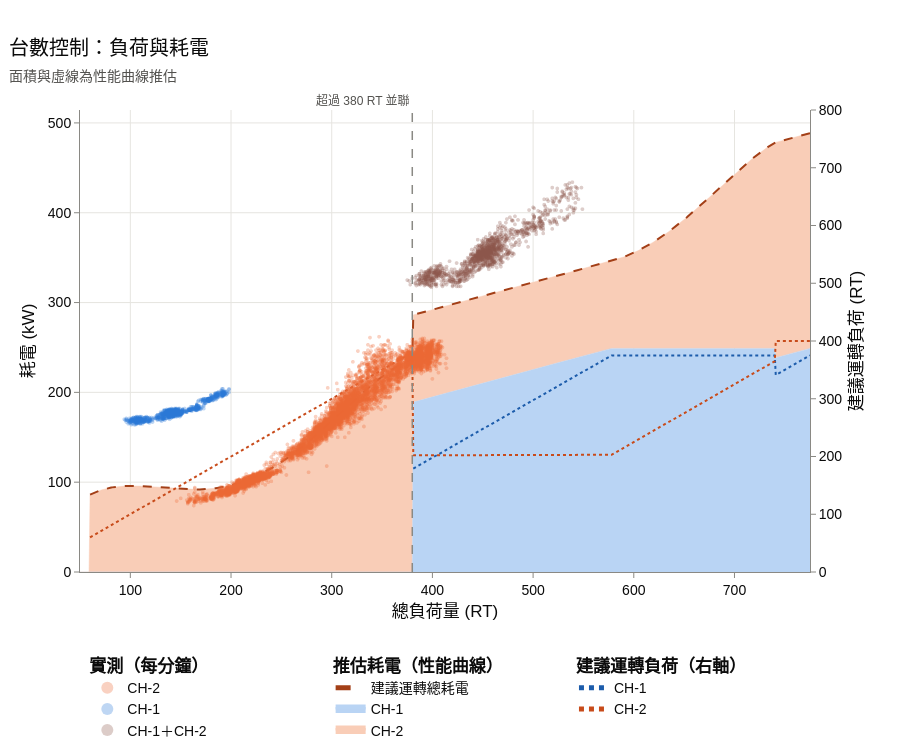

Source (notebook cell):
### Markdown cell above
### 3.2 理論最佳：各負荷最省電開法與耗電

- **理論最佳**：各負荷下取最省電的開法，並聯時用最佳負荷分配（現場做不到，作為對照）
- **實測點**：每分鐘資料（排除開關機過渡）；單機用該機負荷，兩台同時運轉用合計
- **推估耗電**：各負荷下最省電開法的各機耗電（面積堆疊，虛線為總耗電）
- **右軸**：該開法下各機負荷

### Code cell
fig = go.Figure()
# 面積：建議運轉下各機推估耗電（堆疊即總耗電）
for name, color in [("CH-1", "#b9d4f4"), ("CH-2", "#f9cdb7")]:
    estimated_kw = chiller.chiller_kw(curves[name], table[f"{name} RT"])
    part_kw = pd.Series(estimated_kw, index=table.index).fillna(0)
    fig.add_trace(
        go.Scatter(
            x=table.index,
            y=part_kw,
            mode="lines",
            stackgroup="onoff",
            name=name,
            legend="legend2",
            legendrank=2,
            line=dict(width=0.5, color=color),
            fillcolor=color,
            customdata=table[f"{name} RT"],
            hovertemplate=(
                f"{name}：負荷 %{{customdata:.0f}} RT"
                f"，耗電 %{{y:.0f}} kW<extra></extra>"
            ),
        )
    )

# 實測點
for name, (load_rt, power_kw, color) in points.items():
    fig.add_trace(
        go.Scattergl(
            x=load_rt,
            y=power_kw,
            mode="markers",
            name=name,
            legend="legend",
            marker=dict(size=4, color=color, opacity=0.3),
            text=load_rt.index.strftime("%m/%d %H:%M"),
            hovertemplate=(
                "%{text}<br>負荷：%{x:.0f} RT<br>耗電：%{y:.0f} kW<extra></extra>"
            ),
        )
    )

# 建議運轉總耗電（排在該組圖例最上面）
fig.add_trace(
    go.Scatter(
        x=table.index,
        y=table["預估耗電 kW"],
        mode="lines",
        name="建議運轉總耗電",
        legend="legend2",
        legendrank=1,
        line=dict(color="#a33f17", width=2, dash="dash"),
        customdata=table["建議方案"],
        hovertemplate=(
            "總負荷量 %{x:.0f} RT<br>建議運轉：%{customdata}"
            "<br>總耗電 %{y:.0f} kW<extra></extra>"
        ),
    )
)

# 右軸：建議運轉下各機負荷（未開機不畫）
for name, color in [("CH-1", "#1c5cab"), ("CH-2", "#c84b1a")]:
    fig.add_trace(
        go.Scatter(
            x=table.index,
            y=table[f"{name} RT"].where(table[f"{name} RT"] > 0),
            mode="lines",
            yaxis="y2",
            name=name,
            legend="legend3",
            line=dict(color=color, width=2, dash="dot"),
            customdata=np.stack(
                [table[f"{name} RT"], table[f"{name} 負載率 %"]],
                axis=-1,
            ),
            hovertemplate=(
                f"{name}：負荷 %{{customdata[0]:.0f}} RT"
                f"（負載率 %{{customdata[1]:.0f}}%）<extra></extra>"
            ),
        )
    )

fig.add_vline(
    x=rules.PARALLEL_ABOVE,
    line=dict(color="#8a8984", width=1.5, dash="dash"),
)
fig.add_annotation(
    x=rules.PARALLEL_ABOVE,
    y=1,
    yref="paper",
    text=f"超過 {rules.PARALLEL_ABOVE} RT 並聯",
    showarrow=False,
    xanchor="right",
    yanchor="bottom",
    font=dict(size=12, color="#52514e"),
)
fig.update_xaxes(title_text="總負荷量 (RT)")
fig.update_yaxes(title_text="耗電 (kW)")
fig.update_layout(
    yaxis2=dict(
        title="建議運轉負荷 (RT)",
        overlaying="y",
        side="right",
        showgrid=False,
        range=[0, 800],
        tickmode="linear",
        tick0=0,
        dtick=100,
    ),
    margin=dict(r=90),
)
show(
    fig,
    "台數控制：負荷與耗電",
    "面積與虛線為性能曲線推估",
    legend_groups=["實測（每分鐘）", "推估耗電（性能曲線）", "建議運轉負荷（右軸）"],
    height=750,
)

for name, (load_rt, power_kw, _) in points.items():
    print(
        f"{name}：{len(load_rt)} 分鐘，"
        f"負荷 {load_rt.min():.0f}~{load_rt.max():.0f} RT，"
        f"平均 kW/RT {power_kw.sum() / load_rt.sum():.3f}"
    )

# 幾個代表負荷的建議運轉
example_loads = [200, 380, 381, 400, 410, 450, 500, 600]
example_columns = [
    "建議方案",
    "CH-1 RT",
    "CH-1 負載率 %",
    "CH-2 RT",
    "CH-2 負載率 %",
    "預估耗電 kW",
]
table.loc[example_loads, example_columns].round(1)

### Figure 1 — Plotly figure (JSON) as saved in the notebook; plotly's stock layout.template omitted (floating-point values rounded to 4 significant figures; data arrays with more than 128 entries replaced by an {"elided": "..."} marker saying what was removed)
{"data": [{"customdata": {"elided": "726 float values"}, "fillcolor": "#b9d4f4", "hovertemplate": "CH-1：負荷 %{customdata:.0f} RT，耗電 %{y:.0f} kW<extra></extra>", "legend": "legend2", "legendrank": 2, "line": {"color": "#b9d4f4", "width": 0.5}, "mode": "lines", "name": "CH-1", "stackgroup": "onoff", "type": "scatter", "x": {"elided": "726 float values"}, "y": {"elided": "726 float values"}}, {"customdata": {"elided": "726 float values"}, "fillcolor": "#f9cdb7", "hovertemplate": "CH-2：負荷 %{customdata:.0f} RT，耗電 %{y:.0f} kW<extra></extra>", "legend": "legend2", "legendrank": 2, "line": {"color": "#f9cdb7", "width": 0.5}, "mode": "lines", "name": "CH-2", "stackgroup": "onoff", "type": "scatter", "x": {"elided": "726 float values"}, "y": {"elided": "726 float values"}}, {"hovertemplate": "%{text}<br>負荷：%{x:.0f} RT<br>耗電：%{y:.0f} kW<extra></extra>", "legend": "legend", "marker": {"color": "#eb6834", "opacity": 0.3, "size": 4}, "mode": "markers", "name": "CH-2", "text": {"elided": "7412 str values"}, "type": "scattergl", "x": {"elided": "7412 float values"}, "y": {"elided": "7412 float values"}}, {"hovertemplate": "%{text}<br>負荷：%{x:.0f} RT<br>耗電：%{y:.0f} kW<extra></extra>", "legend": "legend", "marker": {"color": "#2a78d6", "opacity": 0.3, "size": 4}, "mode": "markers", "name": "CH-1", "text": {"elided": "1365 str values"}, "type": "scattergl", "x": {"elided": "1365 float values"}, "y": {"elided": "1365 float values"}}, {"hovertemplate": "%{text}<br>負荷：%{x:.0f} RT<br>耗電：%{y:.0f} kW<extra></extra>", "legend": "legend", "marker": {"color": "#8c564b", "opacity": 0.3, "size": 4}, "mode": "markers", "name": "CH-1＋CH-2", "text": {"elided": "1365 str values"}, "type": "scattergl", "x": {"elided": "1365 float values"}, "y": {"elided": "1365 float values"}}, {"customdata": {"elided": "726 str values"}, "hovertemplate": "總負荷量 %{x:.0f} RT<br>建議運轉：%{customdata}<br>總耗電 %{y:.0f} kW<extra></extra>", "legend": "legend2", "legendrank": 1, "line": {"color": "#a33f17", "dash": "dash", "width": 2}, "mode": "lines", "name": "建議運轉總耗電", "type": "scatter", "x": {"elided": "726 float values"}, "y": {"elided": "726 float values"}}, {"customdata": {"elided": "726x2 float values"}, "hovertemplate": "CH-1：負荷 %{customdata[0]:.0f} RT（負載率 %{customdata[1]:.0f}%）<extra></extra>", "legend": "legend3", "line": {"color": "#1c5cab", "dash": "dot", "width": 2}, "mode": "lines", "name": "CH-1", "type": "scatter", "x": {"elided": "726 float values"}, "y": {"elided": "726 float values"}, "yaxis": "y2"}, {"customdata": {"elided": "726x2 float values"}, "hovertemplate": "CH-2：負荷 %{customdata[0]:.0f} RT（負載率 %{customdata[1]:.0f}%）<extra></extra>", "legend": "legend3", "line": {"color": "#c84b1a", "dash": "dot", "width": 2}, "mode": "lines", "name": "CH-2", "type": "scatter", "x": {"elided": "726 float values"}, "y": {"elided": "726 float values"}, "yaxis": "y2"}], "layout": {"annotations": [{"font": {"color": "#52514e", "size": 12}, "showarrow": false, "text": "超過 380 RT 並聯", "x": 380, "xanchor": "right", "y": 1, "yanchor": "bottom", "yref": "paper"}], "height": 750, "legend": {"bgcolor": "rgba(0,0,0,0)", "itemsizing": "constant", "orientation": "v", "title": {"side": "top", "text": "<b>實測（每分鐘）</b>"}, "traceorder": "normal", "x": 0.01, "xanchor": "left", "y": 0.1333, "yanchor": "top", "yref": "container"}, "legend2": {"bgcolor": "rgba(0,0,0,0)", "itemsizing": "constant", "orientation": "v", "title": {"side": "top", "text": "<b>推估耗電（性能曲線）</b>"}, "traceorder": "normal", "x": 0.3433, "xanchor": "left", "y": 0.1333, "yanchor": "top", "yref": "container"}, "legend3": {"bgcolor": "rgba(0,0,0,0)", "itemsizing": "constant", "orientation": "v", "title": {"side": "top", "text": "<b>建議運轉負荷（右軸）</b>"}, "traceorder": "normal", "x": 0.6767, "xanchor": "left", "y": 0.1333, "yanchor": "top", "yref": "container"}, "margin": {"b": 178, "r": 90}, "shapes": [{"line": {"color": "#8a8984", "dash": "dash", "width": 1.5}, "type": "line", "x0": 380, "x1": 380, "xref": "x", "y0": 0, "y1": 1, "yref": "y domain"}], "title": {"subtitle": {"text": "面積與虛線為性能曲線推估"}, "text": "台數控制：負荷與耗電"}, "xaxis": {"title": {"text": "總負荷量 (RT)"}}, "yaxis": {"title": {"text": "耗電 (kW)"}}, "yaxis2": {"dtick": 100, "overlaying": "y", "range": [0, 800], "showgrid": false, "side": "right", "tick0": 0, "tickmode": "linear", "title": {"text": "建議運轉負荷 (RT)"}}}}
